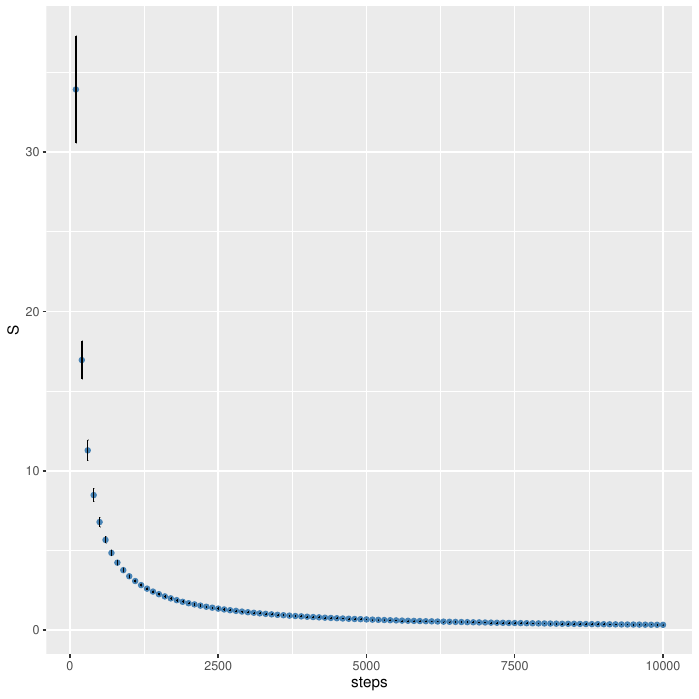

Source code (R):
library(ggplot2)

data <- read.csv("p3.csv", header = TRUE, sep = " ")
#create bar plot with error bars
ggplot(data) +
    geom_point(aes(x=steps, y=S), stat='identity', color='steelblue') +
    geom_errorbar(aes(x=steps, , ymin=S-error, ymax=S+error), width=0.4)
ggsave(file = "p3.pdf")    
